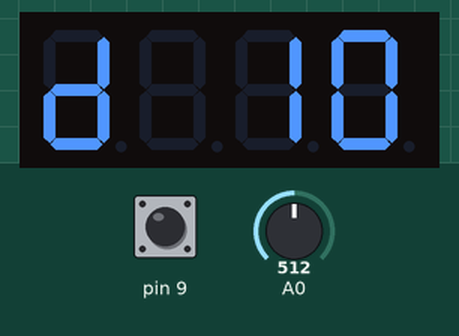
A sketch run on a simulated Arduino Uno, built with avr-gcc and run on an emulated ATmega328P. Shown: 4-digit seven-segment display. Wiring (inferred from the names in the program): 4-digit 7-segment display, segments lit when HIGH: segments pin 7, pin 6, pin 5, pin 4, pin 3, pin 2, pin 8, A4; digit selects pin 13, pin 12, pin 11, pin 10. The test bench sets the inputs (shaded band); at power-on: A0 = 512, pin 9 HIGH. Random numbers use the default seed unless the sketch sets one; the segment pins are drawn as the display they are named for; what the sketch prints to the serial monitor is not drawn.

Above: at 1.4 s.
1.5 s: A0 set to 142
At 2.7 s:
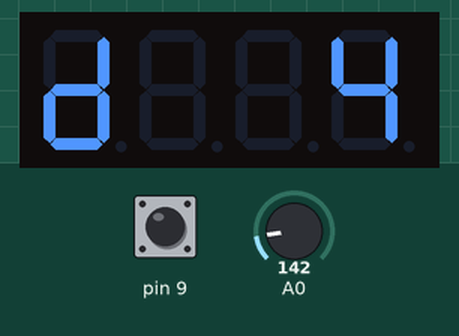
3.0 s: A0 set to 122
At 4.1 s:
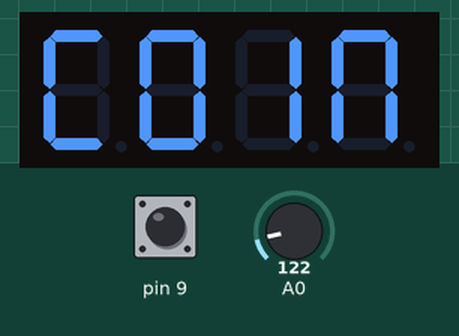
4.5 s: pin 9 pulled LOW for 1 s
At 5.3 s:
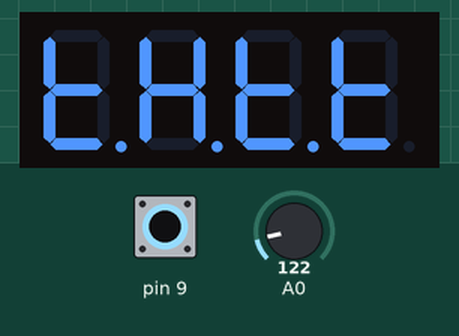
7.0 s: pin 9 pulled LOW for 3.2 s
At 7.8 s:
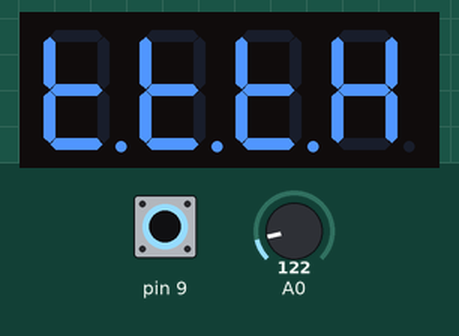
Timing chart, 0 to 11.5 s (numbered marks = the images above; inputs shaded):
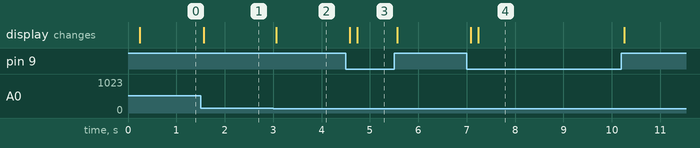

Measured:
- the behaviour switches between 128 and 127 on A0 (found by bisection; images 1 and 2)
- after the input at 1.5 s, the display: changes after 0.06 s (image 1)
- after the input at 3.0 s, the display: changes after 0.06 s (image 2)
- after the input at 4.5 s, the display: first changes after 0.08 s (image 3 shows a later state)
- after the input at 7.0 s, the display: first changes after 0.08 s (image 4 shows a later state)

The sketch:

dicegame.ino
```cpp
byte val = 0;
bool state = 0;
char out[] = "0000";
byte temp = 0;
const byte dType[] = {2,4,6,8,10,12,20,100};
const char dTypeDisplay[][4] = {"c01n","d  4","d  6","d  8","d 10","d 12","d 20","d100"};
const byte segA = 7;
const byte segB = 6;
const byte segC = 5;
const byte segD = 4;
const byte segE = 3;
const byte segF = 2;
const byte segG = 8;
const byte segPt = A4;
const byte digit1 = 13;
const byte digit2 = 12;
const byte digit3 = 11;
const byte digit4 = 10;
const int DELAY = 1;


void printWaiting();
void printOut();
void printDType();
void setOut();
void disp(const char todisp[]);
void disp(const char todisp);


void setup()
{
  Serial.begin(9600);
  pinMode(13, OUTPUT);
  pinMode(12, OUTPUT);
  pinMode(11, OUTPUT);
  pinMode(10, OUTPUT);
  pinMode(9, INPUT_PULLUP);
  pinMode(7, OUTPUT);
  pinMode(6, OUTPUT);
  pinMode(5, OUTPUT);
  pinMode(4, OUTPUT);
  pinMode(3, OUTPUT);
  pinMode(2, OUTPUT);
  pinMode(8, OUTPUT);
  pinMode(A4, OUTPUT);
  digitalWrite(13,5);
  digitalWrite(12,5);
  digitalWrite(11,5);
  digitalWrite(10,5);
  digitalWrite(7,0);
  digitalWrite(6,0);
  digitalWrite(5,0);
  digitalWrite(4,0);
  digitalWrite(3,0);
  digitalWrite(2,0);
  digitalWrite(1,0);
  digitalWrite(0,0);
  randomSeed(analogRead(5));
  delay(200);
}


void loop()
{
  val = analogRead(0) >> 7;
  Serial.println(val);
  if(!digitalRead(9))
  {
    if (!state)
    {
      printRolling();
      setOut();
      delay(200);
    }
    printOut();
    state = 1;
  }
  else
  {
    state = 0;
    printDType();
  }

}


void printRolling()
{
  disp("nnnn", false);
}


void printOut()
{
  disp(out, true);
}


void printDType()
{
  disp(dTypeDisplay[val], false);
}


void setOut()
{
  switch (val)
  {
    case 0:
      out[0] = random(0,2) ? 'h' : 't';
      out[1] = random(0,2) ? 'h' : 't';
      out[2] = random(0,2) ? 'h' : 't';
      out[3] = random(0,2) ? 'h' : 't';
      break;
    case 1:
    case 2:
    case 3:
      out[0] = random(0,dType[val])+1;
      out[1] = random(0,dType[val])+1;
      out[2] = random(0,dType[val])+1;
      out[3] = random(0,dType[val])+1;
    break;
    case 4:
    case 5:
    case 6:
      temp = random(0,dType[val])+1;
      out[0] = (temp / 10) ? 1 : ' ';
      out[1] = temp % 10;
      temp = random(0,dType[val])+1;
      out[2] = (temp / 10) ? 1 : ' ';
      out[3] = temp % 10;
    break;
    case 7:
      temp = random(0,dType[val])+1;
      out[0] = ' ';
      out[1] = (temp/100) ? 1 : ' ';
      out[2] = ((out[1] != ' ') || (temp/10)) ? temp/10 : ' ';
      out[3] = temp % 10;
    break;
  }
}


void disp(const char todisp[], bool num)
{
  digitalWrite(digit1,LOW);
  disp(todisp[0], val<4 && num ? HIGH : LOW);
  delay(DELAY);
  digitalWrite(digit1,HIGH);

  digitalWrite(digit2,LOW);
  disp(todisp[1], val<8 && num ? HIGH : LOW);
  delay(DELAY);
  digitalWrite(digit2,HIGH);

  digitalWrite(digit3,LOW);
  disp(todisp[2], val<4 && num ? HIGH : LOW);
  delay(DELAY);
  digitalWrite(digit3,HIGH);

  digitalWrite(digit4,LOW);
  disp(todisp[3], LOW);
  delay(DELAY);
  digitalWrite(digit4,HIGH);
}


void disp(const char todisp, byte decimal)
{
  switch(todisp)
  {
    case ' ':
      digitalWrite(segA, LOW);
      digitalWrite(segB, LOW);
      digitalWrite(segC, LOW);
      digitalWrite(segD, LOW);
      digitalWrite(segE, LOW);
      digitalWrite(segF, LOW);
      digitalWrite(segG, LOW);
      digitalWrite(segPt, LOW);
      break;
    case 'd':
      digitalWrite(segA, LOW);
      digitalWrite(segB, HIGH);
      digitalWrite(segC, HIGH);
      digitalWrite(segD, HIGH);
      digitalWrite(segE, HIGH);
      digitalWrite(segF, LOW);
      digitalWrite(segG, HIGH);
      digitalWrite(segPt, LOW);
      break;
    case '0':
    case 0:
      digitalWrite(segA, HIGH);
      digitalWrite(segB, HIGH);
      digitalWrite(segC, HIGH);
      digitalWrite(segD, HIGH);
      digitalWrite(segE, HIGH);
      digitalWrite(segF, HIGH);
      digitalWrite(segG, LOW);
      digitalWrite(segPt, decimal);
      break;
    case '1':
    case 1:
      digitalWrite(segA, LOW);
      digitalWrite(segB, HIGH);
      digitalWrite(segC, HIGH);
      digitalWrite(segD, LOW);
      digitalWrite(segE, LOW);
      digitalWrite(segF, LOW);
      digitalWrite(segG, LOW);
      digitalWrite(segPt, decimal);
      break;
    case '2':
    case 2:
      digitalWrite(segA, HIGH);
      digitalWrite(segB, HIGH);
      digitalWrite(segC, LOW);
      digitalWrite(segD, HIGH);
      digitalWrite(segE, HIGH);
      digitalWrite(segF, LOW);
      digitalWrite(segG, HIGH);
      digitalWrite(segPt, decimal);
      break;
    case '3':
    case 3:
      digitalWrite(segA, HIGH);
      digitalWrite(segB, HIGH);
      digitalWrite(segC, HIGH);
      digitalWrite(segD, HIGH);
      digitalWrite(segE, LOW);
      digitalWrite(segF, LOW);
      digitalWrite(segG, HIGH);
      digitalWrite(segPt, decimal);
      break;
    case '4':
    case 4:
      digitalWrite(segA, LOW);
      digitalWrite(segB, HIGH);
      digitalWrite(segC, HIGH);
      digitalWrite(segD, LOW);
      digitalWrite(segE, LOW);
      digitalWrite(segF, HIGH);
      digitalWrite(segG, HIGH);
      digitalWrite(segPt, decimal);
      break;
    case '5':
    case 5:
      digitalWrite(segA, HIGH);
      digitalWrite(segB, LOW);
      digitalWrite(segC, HIGH);
      digitalWrite(segD, HIGH);
      digitalWrite(segE, LOW);
      digitalWrite(segF, HIGH);
      digitalWrite(segG, HIGH);
      digitalWrite(segPt, decimal);
      break;
    case '6':
    case 6:
      digitalWrite(segA, HIGH);
      digitalWrite(segB, LOW);
      digitalWrite(segC, HIGH);
      digitalWrite(segD, HIGH);
      digitalWrite(segE, HIGH);
      digitalWrite(segF, HIGH);
      digitalWrite(segG, HIGH);
      digitalWrite(segPt, decimal);
      break;
    case '7':
    case 7:
      digitalWrite(segA, HIGH);
      digitalWrite(segB, HIGH);
      digitalWrite(segC, HIGH);
      digitalWrite(segD, LOW);
      digitalWrite(segE, LOW);
      digitalWrite(segF, LOW);
      digitalWrite(segG, LOW);
      digitalWrite(segPt, decimal);
      break;
    case '8':
    case 8:
      digitalWrite(segA, HIGH);
      digitalWrite(segB, HIGH);
      digitalWrite(segC, HIGH);
      digitalWrite(segD, HIGH);
      digitalWrite(segE, HIGH);
      digitalWrite(segF, HIGH);
      digitalWrite(segG, HIGH);
      digitalWrite(segPt, decimal);
      break;
    case '9':
    case 9:
      digitalWrite(segA, HIGH);
      digitalWrite(segB, HIGH);
      digitalWrite(segC, HIGH);
      digitalWrite(segD, HIGH);
      digitalWrite(segE, LOW);
      digitalWrite(segF, HIGH);
      digitalWrite(segG, HIGH);
      digitalWrite(segPt, decimal);
      break;
    case 'c':
      digitalWrite(segA, HIGH);
      digitalWrite(segB, LOW);
      digitalWrite(segC, LOW);
      digitalWrite(segD, HIGH);
      digitalWrite(segE, HIGH);
      digitalWrite(segF, HIGH);
      digitalWrite(segG, LOW);
      digitalWrite(segPt, LOW);
      break;
    case 'n':
      digitalWrite(segA, HIGH);
      digitalWrite(segB, HIGH);
      digitalWrite(segC, HIGH);
      digitalWrite(segD, LOW);
      digitalWrite(segE, HIGH);
      digitalWrite(segF, HIGH);
      digitalWrite(segG, LOW);
      digitalWrite(segPt, LOW);
      break;
    case 'h':
      digitalWrite(segA, LOW);
      digitalWrite(segB, HIGH);
      digitalWrite(segC, HIGH);
      digitalWrite(segD, LOW);
      digitalWrite(segE, HIGH);
      digitalWrite(segF, HIGH);
      digitalWrite(segG, HIGH);
      digitalWrite(segPt, decimal);
      break;
    case 't':
      digitalWrite(segA, LOW);
      digitalWrite(segB, LOW);
      digitalWrite(segC, LOW);
      digitalWrite(segD, HIGH);
      digitalWrite(segE, HIGH);
      digitalWrite(segF, HIGH);
      digitalWrite(segG, HIGH);
      digitalWrite(segPt, decimal);
      break;
  }
}
```
